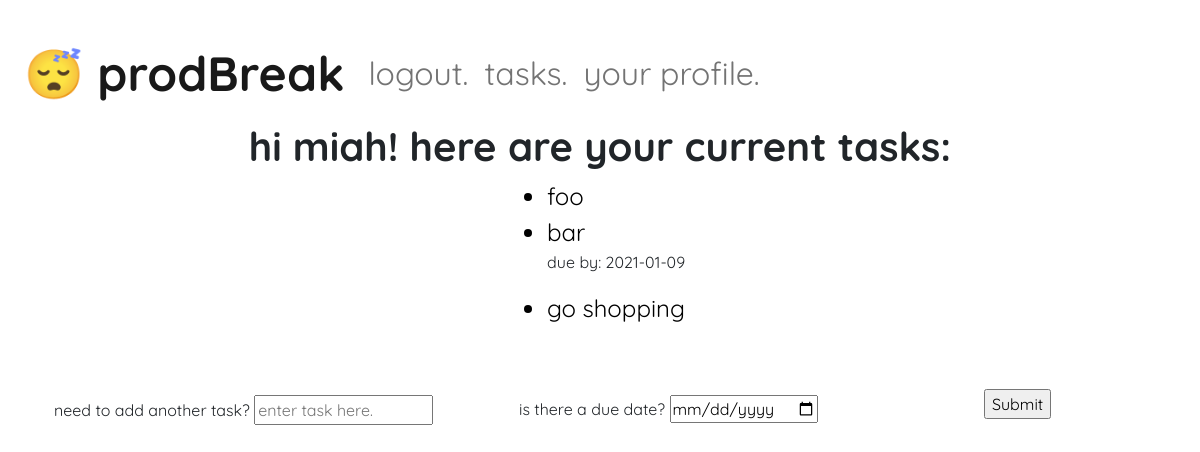
/tasks (signed in), run on an earlier commit of the app's database.
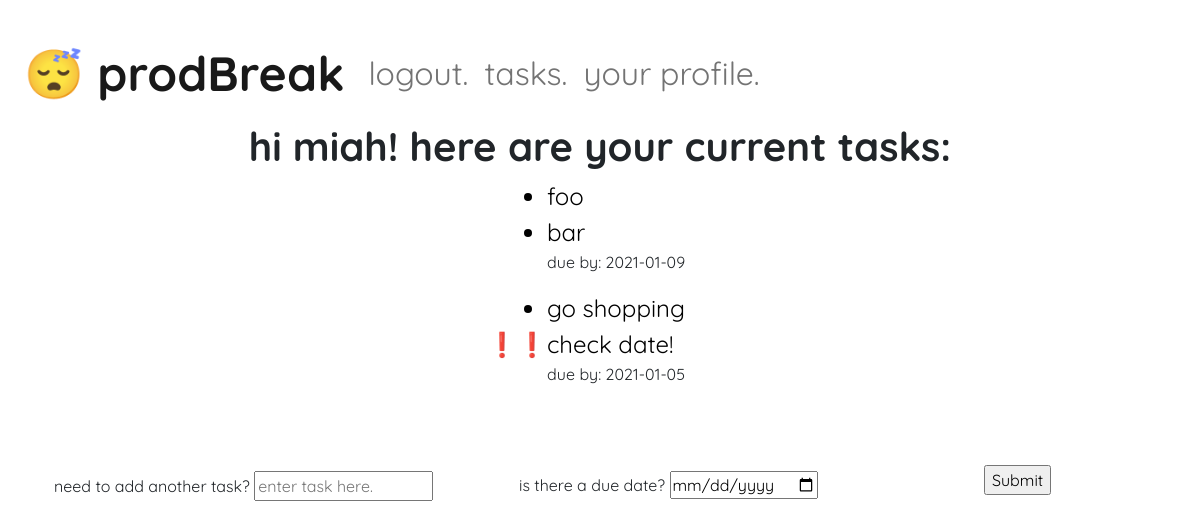
And on a later commit of the database.
### prod_break/models.py (models this page shows, shortened)
class User(db.Model, UserMixin):  # inherits from database model and session manager
    id = db.Column(db.Integer, primary_key=True)
    username = db.Column(db.String(20), unique=True, nullable=False)
    email = db.Column(db.String(120), unique=True, nullable=False)
    image_file = db.Column(db.String(20), nullable=False, default="default.jpg")
    password = db.Column(db.String(60), nullable=False)
    user_tasks = db.relationship("Task", backref="user", lazy=True)  # creates relationship between a user and their tasks

class Task(db.Model):
    id = db.Column(db.Integer, primary_key=True)
    task_name = db.Column(db.String(150), nullable=False)
    due_date = db.Column(db.DateTime, default=None)
    complete = db.Column(db.Boolean, nullable=False, default=False)
    notes = db.Column(db.Text)
    user_id = db.Column(db.Integer, db.ForeignKey("user.id"), nullable=False)

### prod_break/routes.py (the view)
@app.route("/tasks", methods=["GET", "POST"])
def task():
    tasks = current_user.user_tasks
    cur_date = date.today()
    return render_template("tasks.html", tasks=tasks, cur_date=cur_date)

### prod_break/models.py (called while the page is built)
@login_manager.user_loader
def load_user(user_id):
    return User.query.get(int(user_id))

### prod_break/templates/tasks.html
{% extends "layout.html" %}
{% block content %}
<div class="container-fluid">
    <h1>hi {{ current_user.username }}! here are your current tasks:</h1>
    <div class="d-flex justify-content-center">
        <ul>
            {% if tasks %}
                {% for task in tasks %}
                    {% set late_class = "" %}
                    {% if task.due_date and task.due_date.date() <= cur_date %}
                        {% set late_class = "late" %}
                    {% endif %}
                    {% if task.complete %}
                        {% set complete_class = "completed" %}
                    {% else %}
                        {% set complete_class = "uncompleted" %}
                    {% endif %}
                <li class="task {{ complete_class }} {{ late_class }} ">{{ task.task_name }}</li>
                    {% if task.due_date %}
                        <p>due by: {{ task.due_date.date() }}</p>
                    {% endif %}
                {% endfor %}
            {% endif %}
        </ul>
    </div>
    <form method="POST" id="add-task" action="{{ url_for('add_task') }}">
        <div class="row d-flex justify-content-center">
        <div class="col-5">
            <div class="form-group">
            <span class="descriptor">need to add another task?</span>
            <input type="text" name="task-txt" placeholder="enter task here." />
            </div>
        </div>
        <div class="col-5">
            <div class="form-group">
            <span class="descriptor">is there a due date?</span>
            <input type="date" name="task-due" />
            </div>
        </div>
        <div class="col-2">
            <div class="form-group submit-btn">
                <input type="submit"/>
            </div>
        </div>
    </div>
    </form>
</div>
{% endblock content %}

### prod_break/templates/layout.html (shortened to what this page needs)
<!DOCTYPE html>
<html>
    <head>
        <link href="https://cdn.jsdelivr.net/npm/bootstrap@5.0.0-beta1/dist/css/bootstrap.min.css" rel="stylesheet">
        <link rel="stylesheet" type="text/css" href="{{ url_for('static', filename='styles.css') }}">
    </head>
    <body>
            <nav class="navbar navbar-expand-md navbar-light">
                <a class="navbar-brand" href="/"> &#x1F634 prodBreak</a>
                <div class="collapse navbar-collapse" id="collapsibleNavbar">
                    <ul class="navbar-nav">
                        {% if current_user.is_authenticated %}
                            {% set class_name = '' %}
                            {% set disabled_bool = 'false' %}
                            <li class="nav-item">
                                <a class="nav-link" href="{{ url_for('logout') }}">logout.</a>
                            </li>
                        {% endif %}
                        <li class="nav-item">
                            <a class="nav-link {{ class_name }}" href="{{ url_for('task') }}" aria-disabled="{{ disabled_bool }}">tasks.</a>
                        </li>
                        <li class="nav-item">
                            <a class="nav-link {{ class_name }}" href="{{ url_for('profile') }}" aria-disabled="{{ disabled_bool }}">your profile.</a>
                        </li>
                    </ul>
                </div>
            </nav>
        <div class="container">
            {% block content %} {% endblock content %}
        </div>
    </body>
</html>

### prod_break/static/styles.css (style rules this page uses)
body { font-family: Quicksand; margin: 2%; background-color: white; }
h1 { font-weight: bold; text-align: center; }
li.nav-item { font-size: 2em; }
li.task { font-size: 1.5em; }
li.late::marker { content: '\2757 \2757'; }
span.descriptor { text-align: justify; }
.uncompleted { color: black; }
#add-task div { margin-top: 2%; }
a.navbar-brand { font-size: 3em; font-weight: bold; }
.submit-btn { margin-top: 4vh; }

What changed in the data, as far as the page shows it:
added Task: task_name "check date!", due_date "2021-01-05"
